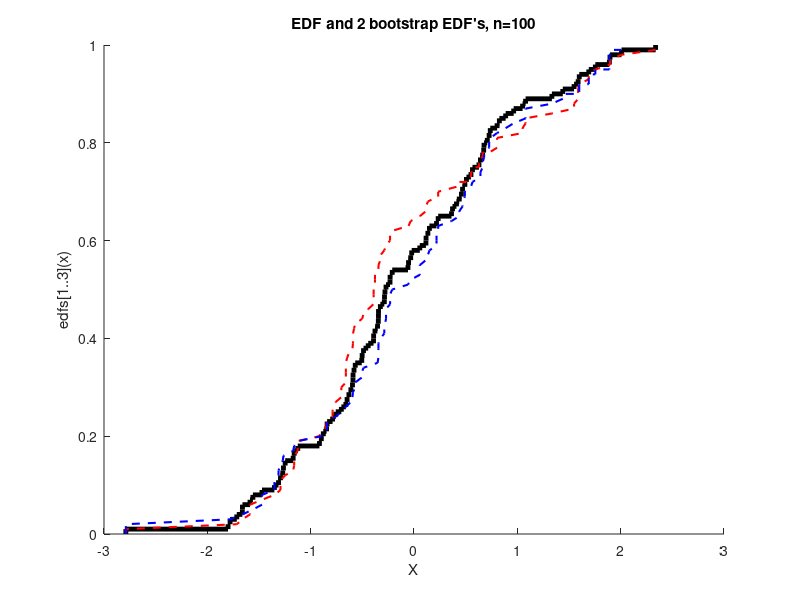

Here is the MATLAB script that generated this plot: (Note: this script raises an error after producing the figure.)
%% clear all variables
clear
close all
clc

%% set input
n  = 100;
x  = normrnd(0,1,n,1);
x  = sort(x);
aa = [x(2:n),((1:n-1)/n)'];
bb = [x(1:n-1),((1:n-1)/n)'];
cc = [aa;bb];

edf = sort(cc);
edf = [edf(1,1),0;edf;edf(length(edf),1),1];

% First bootstrap sample
xs1 = x(ceil(n*unifrnd(0,1,n,1)));

%Second bootstrap sample
xs2 = x(ceil(n*unifrnd(0,1,n,1)));

% Sorting the first sample
aa1   = [xs1(2:n),((1:n-1)/n)'];
bb1   = [xs1(1:n-1),((1:n-1)/n)'];
cc1   = [aa1;bb1];
edfs1 = sort(cc1);
edfs1 = [edfs1(1,1),0;edfs1;edfs1(length(edfs1),1),1];

% Sorting the second sample
aa2   = [xs2(2:n),((1:n-1)/n)'];
bb2   = [xs2(1:n-1),((1:n-1)/n)'];
cc2   = [aa2;bb2];
edfs2 = sort(cc2);
edfs2 = [edfs2(1,1),0;edfs2;edfs2(length(edfs2),1),1];

%% plot
hold on
title('EDF and 2 bootstrap EDF''s, n=100');
xlabel('X');
ylabel('edfs[1..3](x)');

plot(edf(:,1),edf(:,2),'Color','k','LineWidth',3.5);
plot(edfs1(:,1),edfs1(:,2),'--r','LineWidth',1.5);
plot(edfs2(:,1),edfs2(:,2),'--b','LineWidth',1.5);

legend('edf','1. bootstrap cdf', '2. bootstrap cdf',2)

hold off
